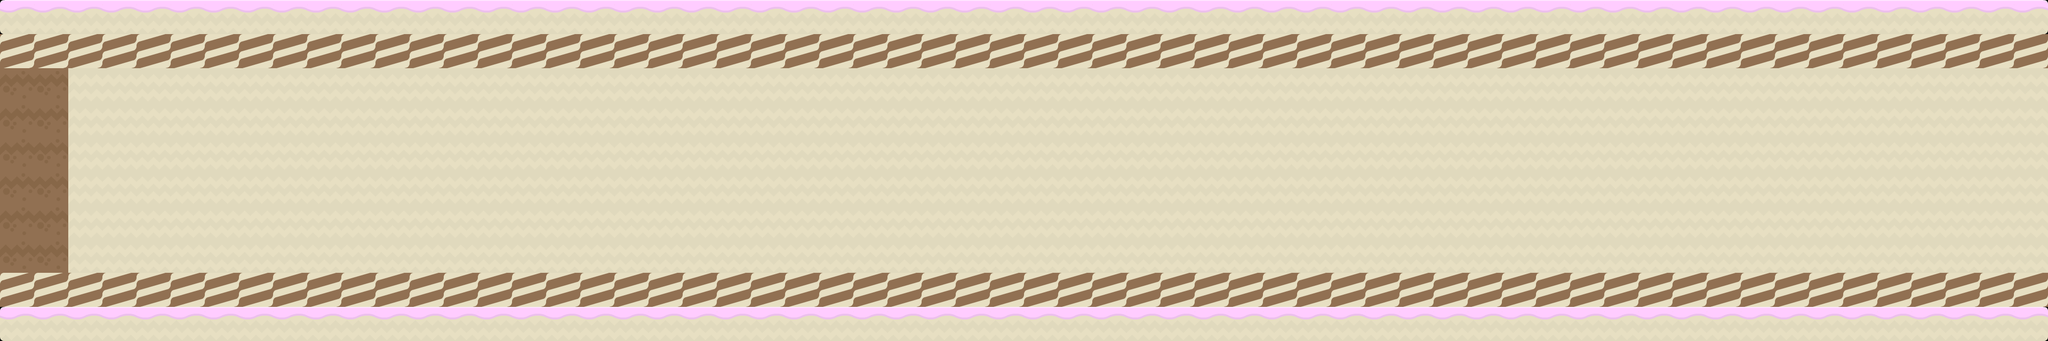

A 2D game scene composited from a Tiled map and its tileset images. What follows is a short description and the map's XML, with each tile layer's data collapsed to a summary:
An orthogonal 60x10 tile map with 70x70 px tiles, 1 tile layer (块层 1).

<map version="1.0" orientation="orthogonal" width="60" height="10" tilewidth="70" tileheight="70">
 <tileset firstgid="1" name="map" tilewidth="70" tileheight="70">
  <image source="map.png" width="980" height="490" />
 </tileset>
 <layer name="块层 1" width="60" height="10">
  <data>[600 cells, 600 non-empty, 6 distinct tile ids]</data>
 </layer>
</map>
